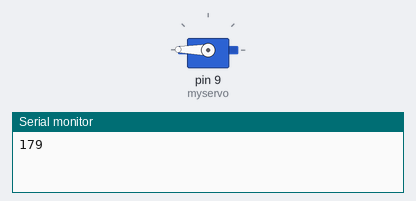
A sketch run on a simulated Arduino Uno, built with avr-gcc and run on an emulated ATmega328P. Parts: servo, the last lines printed to the serial monitor.

Above: at 0.05 s.
At 3.0 s:
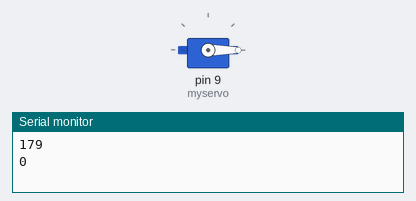
Timing chart, 0 to 6.9 s (numbered marks = the images above):
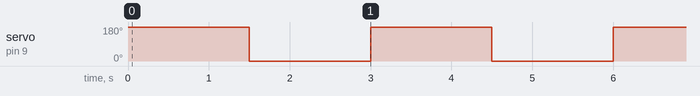

Measured:
- by itself, servo on pin 9 (myservo): alternates 179° for 1.5 s and 0° for 1.5 s

The sketch:

Servo01.ino
```cpp
// 引用 Servo Library
#include <Servo.h>

// 建立一個 Servo 物件
Servo myservo;
// 旋轉角度
int value = 0;

void setup()
{
  myservo.attach(9);  // Servo 接在 pin 9
  Serial.begin(9600);
}

void loop()
{
  if (value == 0)
  {
    value = 179;
  //   myservo.write(value);
  }
  else
  {
    value = 0;

  // 叫 Servo 旋轉角度:
  //    myservo.write(0) 是叫 Servo 旋轉到 0 度的位置
  //    myservo.write(180) 是叫 Servo 旋轉到 180 度的位置

  }

    Serial.println(value) ;
    myservo.write(value);
  delay(1500);
}
```
